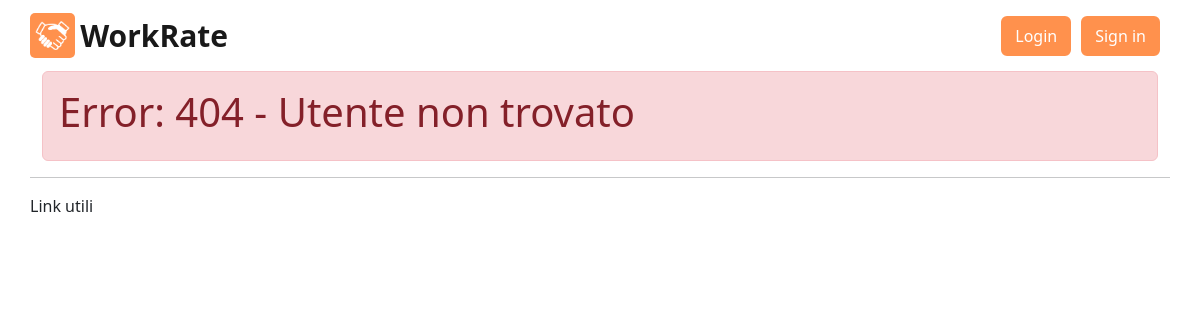
The app's page /utente/giorgiobianchi/, older data.
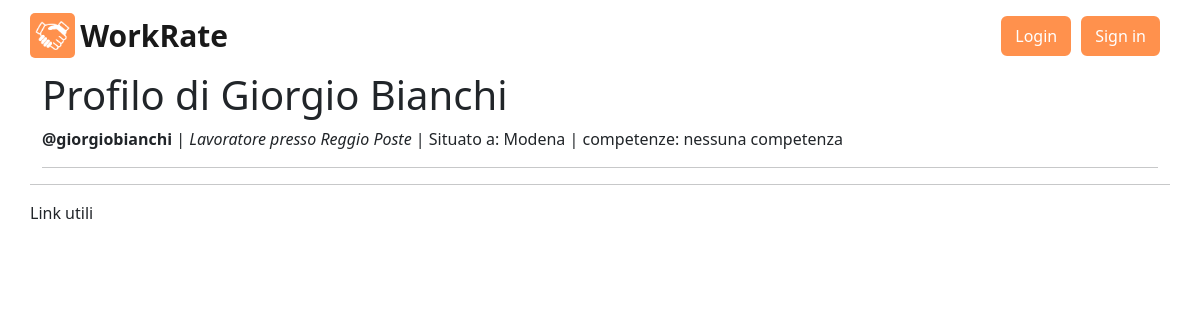
The same page, newer data.
### utente/models.py (models this page shows)
class Utente(AbstractUser):
    nome = models.CharField('nome', max_length=100)
    citta = models.CharField('citta', max_length=100)
    is_azienda = models.BooleanField('is_azienda', default=False)
    tag = models.CharField('tag', max_length=100, default=None, blank=True, null=True)
    class Meta:
        verbose_name = 'Utente'
        verbose_name_plural = 'Utenti'

### utente/views.py (the view)
# urls.py: path('<str:username>/', ProfiloCercato, name='profilo_cercato'),
def ProfiloCercato(request, username):
    utenti = Utente.objects.filter(username=username)
    if utenti.exists():
        utente = utenti.first()
        Error404Msg = None
    else:
        utente = None
        Error404Msg = 'Error: 404 - Utente non trovato'
    return render(request, 'utente/profiloCercato/profilo.html', {'utente': utente, 'message': Error404Msg})

### utente/templates/utente/profiloCercato/profilo.html (shortened to what this page needs)
{% extends "main_page.html" %}
{% block head %}
    {% load static %}
    {% if utente.is_azienda %}
        <link rel="stylesheet" href="{% static 'css/profilo/styleAzienda.css' %}">
    {% else %}
        <link rel="stylesheet" href="{% static 'css/profilo/styleLavoratore.css' %}">
    {% endif %}
{% endblock head %}
{% block content %}
    {% include "main_components/navbar.html" %}
    {% include "utente/profiloCercato/profiloCercato.html" %}
    {% include "main_components/footer.html" %}
{% endblock content %}

### utente/templates/utente/profiloCercato/profiloCercato.html
<div class='container'>
    {% if message %}
    <div class="alert alert-danger">
        <h1>{{ message }}</h1>
    </div>
    {% else %}
    <h1>Profilo di {{ utente.nome }}</h1>
    <p><b>@{{ utente.username }}</b> | <i>Lavoratore presso Reggio Poste</i> | Situato a: {{ utente.citta }} |
        competenze: {% if utente.tag %} {{ utente.tag }} {% else %} nessuna competenza {% endif %}
    </p>
    <hr>
    {% endif %}
</div>

Row changes from the older to the newer data that the page shows:
added Utente: nome "Giorgio Bianchi", username "giorgiobianchi", citta "Modena"
Text that changed along with them:
{{ message }}: "Error: 404 - Utente non trovato" → (not shown)
text now shown: "Profilo di @ | Lavoratore presso Reggio Poste | Situato a: | competenze: nessuna competenza"
